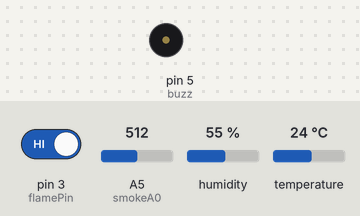
A sketch run on a simulated Arduino Uno, built with avr-gcc and run on an emulated ATmega328P. Shown: buzzer (waves = sounding, pin HIGH). Inputs (shaded band) come from the test bench; at power-on: pin 3 (flamePin) HIGH, A5 (smokeA0) = 512, humidity 55 %, temperature 24 °C. No radio packets arrive unless stated.

Above: at 3.2 s.
3.3 s: pin 3 (flamePin) driven LOW
At 4.0 s:
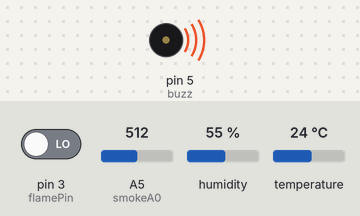
4.8 s: pin 3 (flamePin) driven HIGH
At 5.2 s:
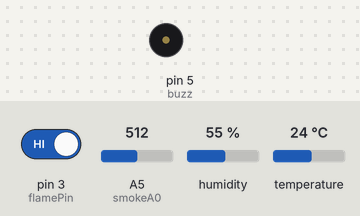
Timing chart, 0 to 7.8 s (numbered marks = the images above; inputs shaded):
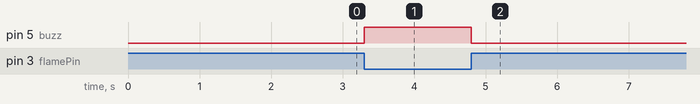

Measured:
- after the input at 3.3 s, pin 5 (buzz): LOW → HIGH at once
- after the input at 4.8 s, pin 5 (buzz): HIGH → LOW at once

The sketch:

trans_final.ino
```cpp
#include <SPI.h>
#include <RF24.h>
#include <DHT.h>

//Constants
#define DHTPIN 4     // what pin we're connected to
#define DHTTYPE DHT22   // DHT 22  (AM2302)
const int flamePin = 3;
int smokeA0 = A5;
DHT dht(DHTPIN, DHTTYPE); //// Initialize DHT sensor for normal 16mhz Arduino

int buzz=5;
RF24 myRadio (7, 8);
byte addresses[][6] = {"0"};

float a[5];
int Flame = HIGH;

void setup()
{
  Serial.begin(9600);
  delay(1000);
     pinMode(flamePin, INPUT);
     pinMode(smokeA0, INPUT);
     pinMode(buzz,OUTPUT);
    dht.begin();

  myRadio.begin();
  myRadio.setChannel(116);
  myRadio.setPALevel(RF24_PA_MAX);
  myRadio.setDataRate( RF24_250KBPS ) ;
  myRadio.openWritingPipe( addresses[0]);
  delay(1000);
}

void loop()
{
   a[0] = dht.readHumidity();
   a[1]= dht.readTemperature();
    Flame = digitalRead(flamePin);
      if(Flame==LOW)
    {  a[2]=1;//Fire!!
     digitalWrite(buzz,HIGH);
    }else
    {
      a[2]=0; //NO  fire
      digitalWrite(buzz,LOW);
    }
  a[3] = analogRead(smokeA0);    //smoke detected
  myRadio.write(&a, sizeof(a));

}
```
